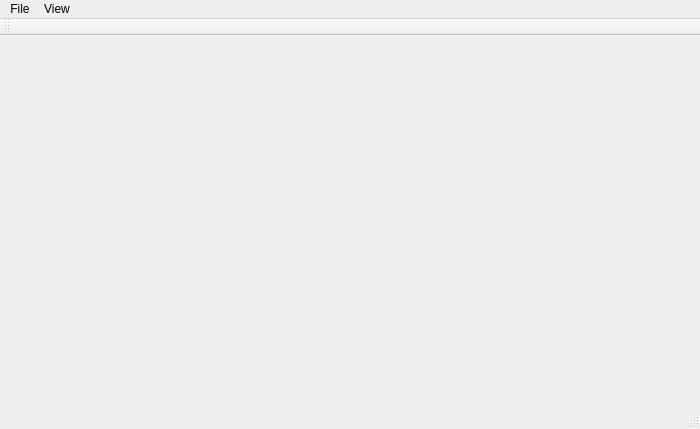
<?xml version="1.0" encoding="UTF-8"?>
<ui version="4.0">
 <class>MainWindow</class>
 <widget class="QMainWindow" name="MainWindow">
  <property name="geometry">
   <rect>
    <x>0</x>
    <y>0</y>
    <width>700</width>
    <height>429</height>
   </rect>
  </property>
  <property name="windowTitle">
   <string>MainWindow</string>
  </property>
  <widget class="QWidget" name="centralWidget">
   <layout class="QHBoxLayout" name="horizontalLayout">
    <item>
     <widget class="MyGraphicsView" name="view1" native="true"/>
    </item>
    <item>
     <widget class="MyGraphicsView" name="view2" native="true"/>
    </item>
   </layout>
  </widget>
  <widget class="QMenuBar" name="menuBar">
   <property name="geometry">
    <rect>
     <x>0</x>
     <y>0</y>
     <width>700</width>
     <height>21</height>
    </rect>
   </property>
   <widget class="QMenu" name="menuFile">
    <property name="title">
     <string>File</string>
    </property>
   </widget>
   <widget class="QMenu" name="menuView">
    <property name="title">
     <string>View</string>
    </property>
    <addaction name="actionFit"/>
   </widget>
   <addaction name="menuFile"/>
   <addaction name="menuView"/>
  </widget>
  <widget class="QToolBar" name="mainToolBar">
   <attribute name="toolBarArea">
    <enum>TopToolBarArea</enum>
   </attribute>
   <attribute name="toolBarBreak">
    <bool>false</bool>
   </attribute>
  </widget>
  <widget class="QStatusBar" name="statusBar"/>
  <action name="actionFit">
   <property name="text">
    <string>Fit</string>
   </property>
  </action>
 </widget>
 <layoutdefault spacing="6" margin="11"/>
 <customwidgets>
  <customwidget>
   <class>MyGraphicsView</class>
   <extends>QWidget</extends>
   <header>mygraphicsview.h</header>
   <container>1</container>
  </customwidget>
 </customwidgets>
 <resources/>
 <connections/>
</ui>
